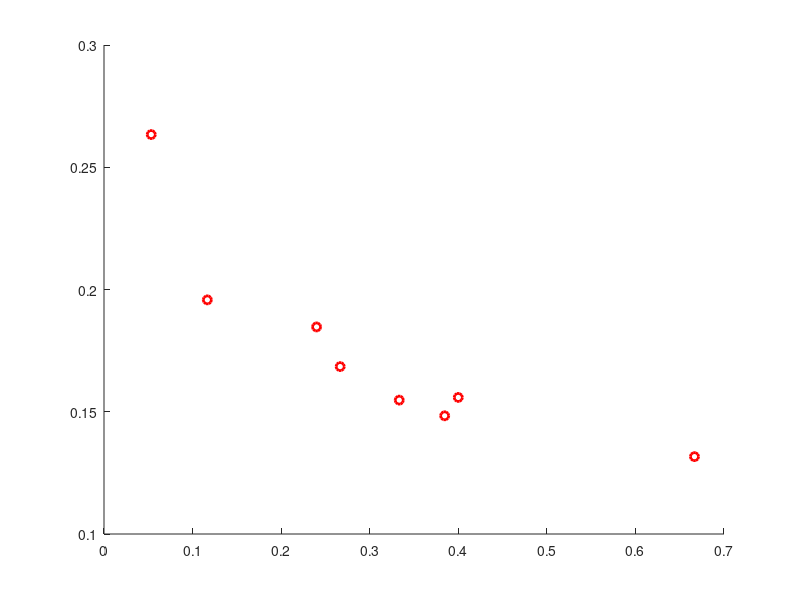

The MATLAB script that drew this image: (Note: this script raises an error after producing the figure.)
%%
close all;
clear all;


load Alldata;

figure 
for i=1:8
    
    Aks(i)=Alldata(i).A/Alldata(i).ks;
    fww(i)= Alldata(i).fw;
    fww1(i)= Alldata(i).fww;
    hold on 
end 
hold on
p = plot(Aks, fww,'ro','LineWidth',2);
p.MarkerFaceColor = [0 0 0];
p.MarkerSize = 8;


q = plot(Aks, fww1,'bo','LineWidth',2);
q.MarkerFaceColor = [0 1 0];
q.MarkerSize = 8;

xlabel('${a/k_s}$','Interpreter','latex','rot',0);
ylabel('$ f_w $','Interpreter','latex','rot',90);

set(gca,"DefaultAxesFontName",'Arial');
set(gca,"DefaultTextFontName",'Arial');
ax=gca;
ax.FontSize = 20;

legend(' feature resolved sim.','parametrization','Interpreter','latex');

print('fig6a','-dpng','-r600')

%% Van Rijn et al.(1993) ks=1-3*h

figure
for i=1:8
    
    Allh(i)=Alldata(i).h;
    Alks(i)= Alldata(i).ks;     
    
    hold on 
end 

p = plot(Allh, Alks,'bo','LineWidth',2);

p.MarkerFaceColor = [0 1 0];
p.MarkerSize = 8;

xlabel('$ h$ [m]','Interpreter','latex','rot',0);
ylabel('$ {k_s} $ [m]','Interpreter','latex','rot',90);

set(gca,"DefaultAxesFontName",'Arial');
set(gca,"DefaultTextFontName",'Arial');
ax=gca;
ax.FontSize = 20;

print('fig6b','-dpng','-r600')
